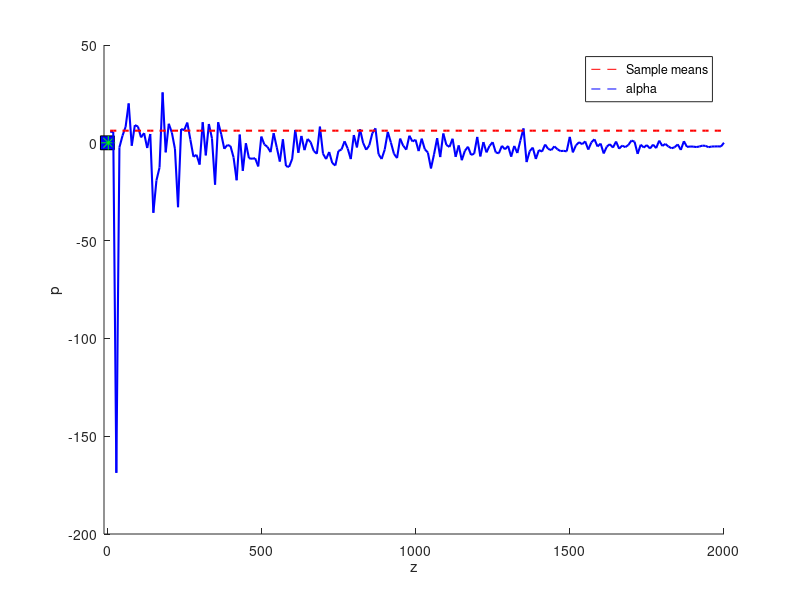

Recreate this plot in MATLAB. (Note: this script raises an error after producing the figure.)
%% Exercise 1.3
p_c0 = @(z)((1-z.^2)./((3.*z+1).*(z+1)));
p_c1 = @(z)(z./((3.*z+1)./4));
z = linspace(0,1,100);

figure; hold on; 
plot(z,p_c0(z),'r--')
plot(z,p_c1(z),'b--')
legend('p(c=0|z)','p(c=1|z)')
xlabel('z')
ylabel('p')


%% Exercise 3 part 1.4
D = [3.6 7.7 -2.6 4.9 -2.3 0.2 -7.3 4.4 7.3 -5.7];
alpha = linspace(-10,10,1001);
p = @(x,alpha)(2./(pi.*(4+(x-alpha).^2)));
p_a = zeros([1,1001]);
i=1;
for a = alpha
    p_a(i) = prod(p(D,a));
    i=i+1;
end
hold on; 
plot(alpha,p_a)
plot(D, zeros(size(D)),'r.', 'MarkerSize',20)
plot(mean(D), 0,'ks','Markersize',10,'MarkerFaceColor','b')
[y,i] = max(p_a); 
plot(alpha(i),0,'g*','Markersize',10)
legend('p(a|D,b=2)', 'Data','Mean data','alpha max posterior')
hold off; 
%% Exercise 3 part 2
alpha = 10.*rand;
beta = 2 + 2.*rand;
theta = -pi/2 + pi.*rand(500,1);

D = (beta*tan(theta))+alpha;
means = zeros(200,1);
j=1;
thetas = -pi/2 + pi.*rand(2000,1);
for i = 1:10:2000
    theta = datasample(thetas,i,'Replace',false);
    D = (beta*tan(theta))+alpha;
    means(j) = mean(D);
    j=j+1;
end

close all; hold on;
plot(10:10:2000,means,'b-','LineWidth',1.5)
xlim([-10,2000])
plot(10:10:2000,ones(200,1)*alpha,'r--','LineWidth',1.5)
legend('Sample means','alpha')
hold off;

%% Exercise 3 part 3
theta = -pi+0.01/2 + pi-0.01.*rand(500,1);
D = (beta*tan(theta))+alpha;

alphas = linspace(-10,10,100);
betas = linspace(0,5,100); 
LL = zeros(100,100);
L = zeros(100,100); 
for i = 1:100
    for j = 1:100
        LL(i,j) = loglikelihood(D(1:20),alphas(i),betas(j));
        L(i,j) = likelihood(D(1:20),alphas(i),betas(j));
    end
end
close all; 
figure; hold on; 
surf(alphas,betas,LL)
xlabel('Alpha')
ylabel('Beta')
title('loglikelihood')
hold off; 

figure; hold on; 
surf(alphas,betas,L)
xlabel('Alpha')
ylabel('Beta')
title('likelihood')
hold off; 

%%
data = D(1:3);
min = fminsearch(@(alpha,beta) loglikelihood(x,alpha,beta),[0,1])
